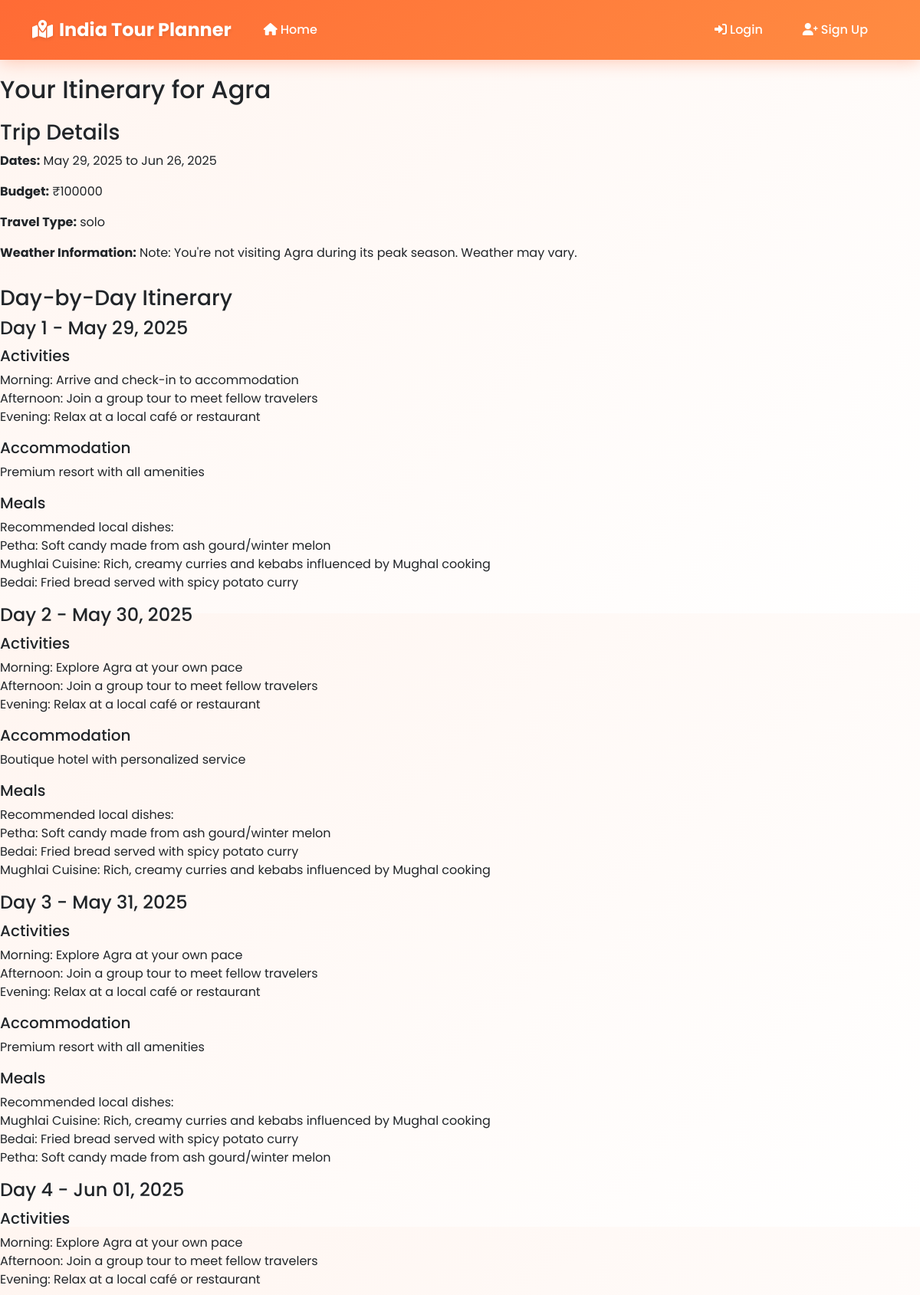
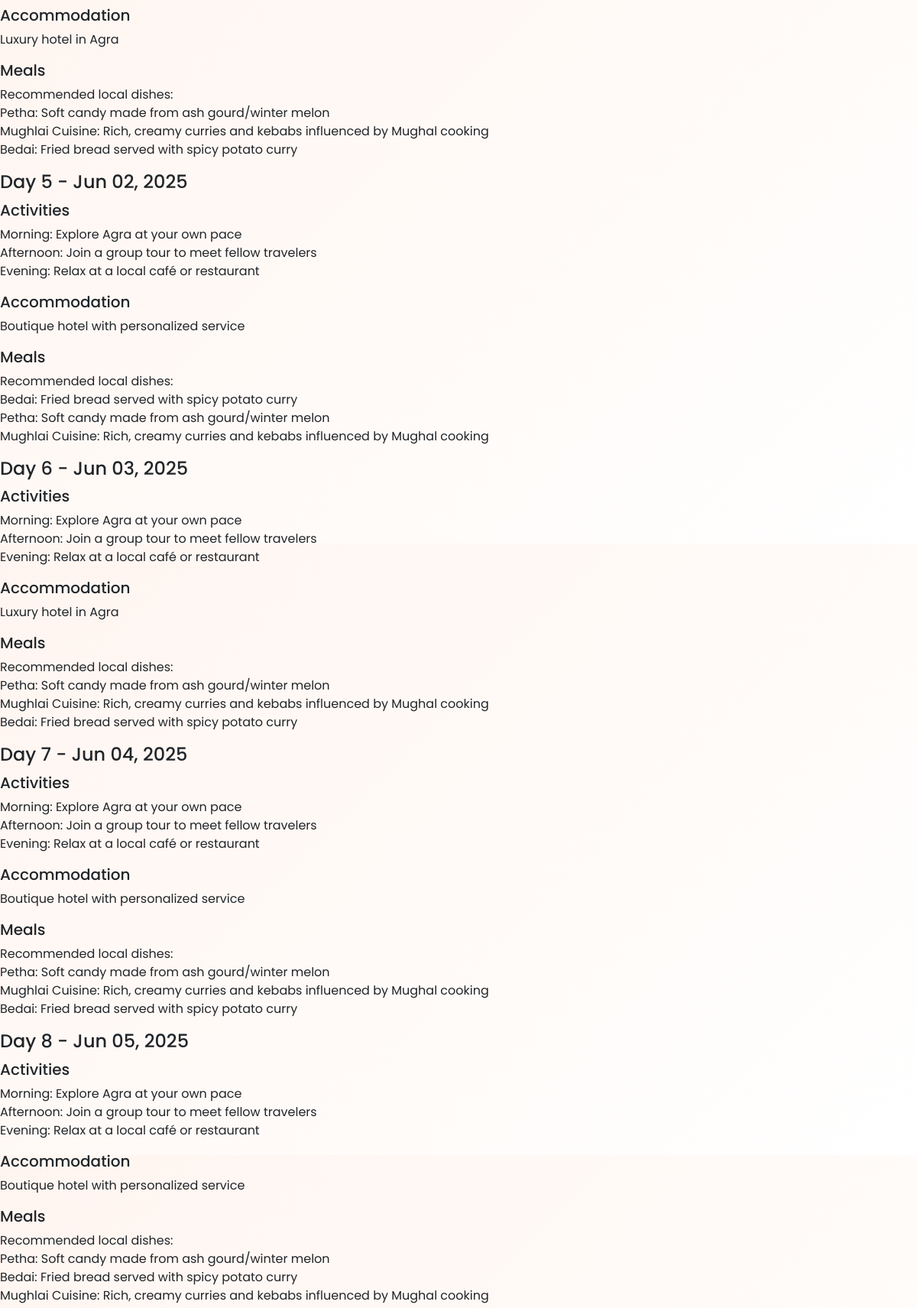
The app's page /itinerary/2/ (upper part) with its own data (2 pictures, top to bottom).
### tour_planner/models.py (models this page shows, shortened)
class Itinerary(models.Model):
    user = models.ForeignKey(User, on_delete=models.CASCADE, null=True, blank=True)
    destination = models.ForeignKey(Destination, on_delete=models.CASCADE, null=True, blank=True)
    start_date = models.DateField()
    end_date = models.DateField()
    budget = models.IntegerField()
    travel_type = models.CharField(max_length=50)  # solo, spiritual, family, etc.
    preferred_weather = models.CharField(max_length=50)  # summer, winter, etc.
    is_ai_recommended = models.BooleanField(default=False)
    created_at = models.DateTimeField(auto_now_add=True)

class Destination(models.Model):
    name = models.CharField(max_length=100)
    description = models.TextField()
    best_season = models.CharField(max_length=50)
    budget_range_min = models.IntegerField()
    budget_range_max = models.IntegerField()
    suitable_for = models.CharField(max_length=100)  # solo, spiritual, family, etc.

class ItineraryDay(models.Model):
    itinerary = models.ForeignKey(Itinerary, on_delete=models.CASCADE, related_name='days')
    day_number = models.IntegerField()
    activities = models.TextField()
    accommodation = models.CharField(max_length=100)
    meals = models.TextField()

### tour_planner/views.py (the view)
# urls.py: path('itinerary/<int:pk>/', views.ItineraryDetailView.as_view(), name='itinerary_detail'),
class ItineraryDetailView(View):
    def get(self, request, pk):
        try:
            itinerary = Itinerary.objects.get(pk=pk)
            days = ItineraryDay.objects.filter(itinerary=itinerary).order_by('day_number')
            weather_info = self.get_weather_info(itinerary.destination, itinerary.start_date)
            context = {
                'itinerary': itinerary,
                'days': days,
                'weather_info': weather_info
            }
            return render(request, 'tour_planner/itinerary_detail.html', context)
        except Itinerary.DoesNotExist:
            return redirect('home')
    def get_weather_info(self, destination, start_date):
        month = start_date.month
        if destination.best_season == 'summer' and month in [4, 5, 6]:
            return f"Perfect time to visit {destination.name}! Expect warm, sunny days."
        elif destination.best_season == 'winter' and month in [11, 12, 1, 2]:
            return f"Great time to visit {destination.name}! Expect cool, pleasant weather."
        elif destination.best_season == 'monsoon' and month in [7, 8, 9]:
            return f"It's monsoon season in {destination.name}. Pack an umbrella and enjoy the lush greenery!"
        elif destination.best_season == 'spring' and month in [2, 3, 4]:
            return f"Spring is a beautiful time in {destination.name} with moderate temperatures."
        elif destination.best_season == 'autumn' and month in [9, 10, 11]:
            return f"Autumn in {destination.name} offers pleasant weather and fewer crowds."
        else:
            return f"Note: You're not visiting {destination.name} during its peak season. Weather may vary."

### tour_planner/templatetags/tour_extras.py (called while the page is built)
@register.filter
def add_days(value, days):
    try:
        return value + timedelta(days=int(days)-1)
    except:
        return value

### tour_planner/templates/tour_planner/itinerary_detail.html (shortened to what this page needs)
{% extends 'tour_planner/base.html' %}
{% load tour_extras %}
{% block content %}
<h2>Your Itinerary for {{ itinerary.destination.name }}</h2>
<div style="margin: 20px 0;">
    <h3>Trip Details</h3>
    <p><strong>Dates:</strong> {{ itinerary.start_date|date:"M d, Y" }} to {{ itinerary.end_date|date:"M d, Y" }}</p>
    <p><strong>Budget:</strong> ₹{{ itinerary.budget }}</p>
    <p><strong>Travel Type:</strong> {{ itinerary.travel_type }}</p>
    <p><strong>Weather Information:</strong> {{ weather_info }}</p>
</div>
<div style="margin: 30px 0;">
    <h3>Day-by-Day Itinerary</h3>
    {% for day in days %}
    <div class="itinerary-day">
        <h4>Day {{ day.day_number }} - {{ itinerary.start_date|add_days:day.day_number|date:"M d, Y" }}</h4>
        <div style="margin: 10px 0;">
            <h5>Activities</h5>
            <p style="white-space: pre-line;">{{ day.activities }}</p>
        </div>
        <div style="margin: 10px 0;">
            <h5>Accommodation</h5>
            <p>{{ day.accommodation }}</p>
        </div>
        <div style="margin: 10px 0;">
            <h5>Meals</h5>
            <p style="white-space: pre-line;">{{ day.meals }}</p>
        </div>
    </div>
    {% endfor %}
</div>
{% endblock %}

### tour_planner/templates/tour_planner/base.html (style rules this page uses)
:root { --primary-orange: #FF6B35; --secondary-orange: #FF8C42; --light-orange: #FFB366; --accent-orange: #FF9F66; --dark-text: #2C3E50; --light-gray: #F8F9FA; }
* { font-family: 'Poppins', sans-serif; }
body { background: linear-gradient(135deg, #FFF5F0 0%, #FFFFFF 100%); min-height: 100vh; }

### records on screen
Itinerary: destination.name "Agra", start_date "May 29, 2025", end_date "Jun 26, 2025", budget "100000", travel_type "solo", start_date|add_days "May 29, 2025", start_date|add_days "May 30, 2025", start_date|add_days "May 31, 2025", start_date|add_days "Jun 01, 2025", start_date|add_days "Jun 02, 2025", start_date|add_days "Jun 03, 2025", start_date|add_days "Jun 04, 2025", start_date|add_days "Jun 05, 2025"
ItineraryDay: day_number "1", activities "Morning: Arrive and check-in to accommodation Afternoon: Join a group tour to meet fellow travelers Evening: Relax at a local café or restaurant", accommodation "Premium resort with all amenities", meals "Recommended local dishes: Petha: Soft candy made from ash gourd/winter melon Mughlai Cuisine: Rich, creamy curries and kebabs influenced by Mughal cooking Bedai: Fried bread served with spicy potato curry"
ItineraryDay: day_number "2", activities "Morning: Explore Agra at your own pace Afternoon: Join a group tour to meet fellow travelers Evening: Relax at a local café or restaurant", accommodation "Boutique hotel with personalized service", meals "Recommended local dishes: Petha: Soft candy made from ash gourd/winter melon Bedai: Fried bread served with spicy potato curry Mughlai Cuisine: Rich, creamy curries and kebabs influenced by Mughal cooking"
ItineraryDay: day_number "3", activities "Morning: Explore Agra at your own pace Afternoon: Join a group tour to meet fellow travelers Evening: Relax at a local café or restaurant", accommodation "Premium resort with all amenities", meals "Recommended local dishes: Mughlai Cuisine: Rich, creamy curries and kebabs influenced by Mughal cooking Bedai: Fried bread served with spicy potato curry Petha: Soft candy made from ash gourd/winter melon"
ItineraryDay: day_number "4", activities "Morning: Explore Agra at your own pace Afternoon: Join a group tour to meet fellow travelers Evening: Relax at a local café or restaurant", accommodation "Luxury hotel in Agra", meals "Recommended local dishes: Petha: Soft candy made from ash gourd/winter melon Mughlai Cuisine: Rich, creamy curries and kebabs influenced by Mughal cooking Bedai: Fried bread served with spicy potato curry"
ItineraryDay: day_number "5", activities "Morning: Explore Agra at your own pace Afternoon: Join a group tour to meet fellow travelers Evening: Relax at a local café or restaurant", accommodation "Boutique hotel with personalized service", meals "Recommended local dishes: Bedai: Fried bread served with spicy potato curry Petha: Soft candy made from ash gourd/winter melon Mughlai Cuisine: Rich, creamy curries and kebabs influenced by Mughal cooking"
ItineraryDay: day_number "6", activities "Morning: Explore Agra at your own pace Afternoon: Join a group tour to meet fellow travelers Evening: Relax at a local café or restaurant", accommodation "Luxury hotel in Agra", meals "Recommended local dishes: Petha: Soft candy made from ash gourd/winter melon Mughlai Cuisine: Rich, creamy curries and kebabs influenced by Mughal cooking Bedai: Fried bread served with spicy potato curry"
ItineraryDay: day_number "7", activities "Morning: Explore Agra at your own pace Afternoon: Join a group tour to meet fellow travelers Evening: Relax at a local café or restaurant", accommodation "Boutique hotel with personalized service", meals "Recommended local dishes: Petha: Soft candy made from ash gourd/winter melon Mughlai Cuisine: Rich, creamy curries and kebabs influenced by Mughal cooking Bedai: Fried bread served with spicy potato curry"
ItineraryDay: day_number "8", activities "Morning: Explore Agra at your own pace Afternoon: Join a group tour to meet fellow travelers Evening: Relax at a local café or restaurant", accommodation "Boutique hotel with personalized service", meals "Recommended local dishes: Petha: Soft candy made from ash gourd/winter melon Bedai: Fried bread served with spicy potato curry Mughlai Cuisine: Rich, creamy curries and kebabs influenced by Mughal cooking"

### other values on screen
{{ weather_info }} "Note: You're not visiting Agra during its peak season. Weather may vary."
